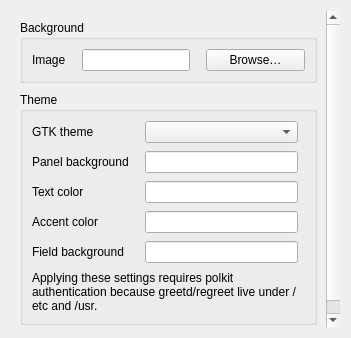
<?xml version="1.0" encoding="UTF-8"?>
<ui version="4.0">
 <class>pageLoginScreen</class>
 <widget class="QWidget" name="pageLoginScreen">
  <layout class="QVBoxLayout" name="verticalLayout">
   <item>
    <widget class="QScrollArea" name="scrollArea">
     <property name="frameShape">
      <enum>QFrame::Shape::NoFrame</enum>
     </property>
     <property name="widgetResizable">
      <bool>true</bool>
     </property>
     <widget class="QWidget" name="scrollAreaWidgetContents">
      <layout class="QVBoxLayout" name="verticalLayout_2">
       <property name="spacing">
        <number>9</number>
       </property>
       <item>
        <widget class="QGroupBox" name="groupBox">
         <property name="title">
          <string>Background</string>
         </property>
         <layout class="QGridLayout" name="gridLayout" columnstretch="0,0,0,1">
          <property name="horizontalSpacing">
           <number>16</number>
          </property>
          <property name="verticalSpacing">
           <number>8</number>
          </property>
          <item row="0" column="0">
           <widget class="QLabel" name="label">
            <property name="text">
             <string>Image</string>
            </property>
           </widget>
          </item>
          <item row="0" column="1" colspan="2">
           <widget class="QLineEdit" name="backgroundPath"/>
          </item>
          <item row="0" column="3">
           <widget class="QPushButton" name="browseBackground">
            <property name="text">
             <string>Browse…</string>
            </property>
           </widget>
          </item>
         </layout>
        </widget>
       </item>
       <item>
        <widget class="QGroupBox" name="groupBox_2">
         <property name="title">
          <string>Theme</string>
         </property>
         <layout class="QGridLayout" name="gridLayout_2" columnstretch="0,0,1">
          <property name="horizontalSpacing">
           <number>16</number>
          </property>
          <property name="verticalSpacing">
           <number>8</number>
          </property>
          <item row="0" column="0">
           <widget class="QLabel" name="label_2">
            <property name="text">
             <string>GTK theme</string>
            </property>
           </widget>
          </item>
          <item row="0" column="1">
           <widget class="QComboBox" name="gtkTheme"/>
          </item>
          <item row="1" column="0">
           <widget class="QLabel" name="label_3">
            <property name="text">
             <string>Panel background</string>
            </property>
           </widget>
          </item>
          <item row="1" column="1">
           <widget class="QLineEdit" name="panelBackground"/>
          </item>
          <item row="2" column="0">
           <widget class="QLabel" name="label_4">
            <property name="text">
             <string>Text color</string>
            </property>
           </widget>
          </item>
          <item row="2" column="1">
           <widget class="QLineEdit" name="textColor"/>
          </item>
          <item row="3" column="0">
           <widget class="QLabel" name="label_5">
            <property name="text">
             <string>Accent color</string>
            </property>
           </widget>
          </item>
          <item row="3" column="1">
           <widget class="QLineEdit" name="accentColor"/>
          </item>
          <item row="4" column="0">
           <widget class="QLabel" name="label_6">
            <property name="text">
             <string>Field background</string>
            </property>
           </widget>
          </item>
          <item row="4" column="1">
           <widget class="QLineEdit" name="fieldBackground"/>
          </item>
          <item row="5" column="0" colspan="2">
           <widget class="QLabel" name="label_7">
            <property name="wordWrap">
             <bool>true</bool>
            </property>
            <property name="text">
             <string>Applying these settings requires polkit authentication because greetd/regreet live under /etc and /usr.</string>
            </property>
           </widget>
          </item>
          <item row="0" column="2" rowspan="6">
           <spacer name="horizontalSpacer">
            <property name="orientation">
             <enum>Qt::Orientation::Horizontal</enum>
            </property>
           </spacer>
          </item>
         </layout>
        </widget>
       </item>
       <item>
        <spacer name="verticalSpacer">
         <property name="orientation">
          <enum>Qt::Orientation::Vertical</enum>
         </property>
        </spacer>
       </item>
      </layout>
     </widget>
    </widget>
   </item>
  </layout>
 </widget>
 <resources/>
 <connections/>
</ui>
